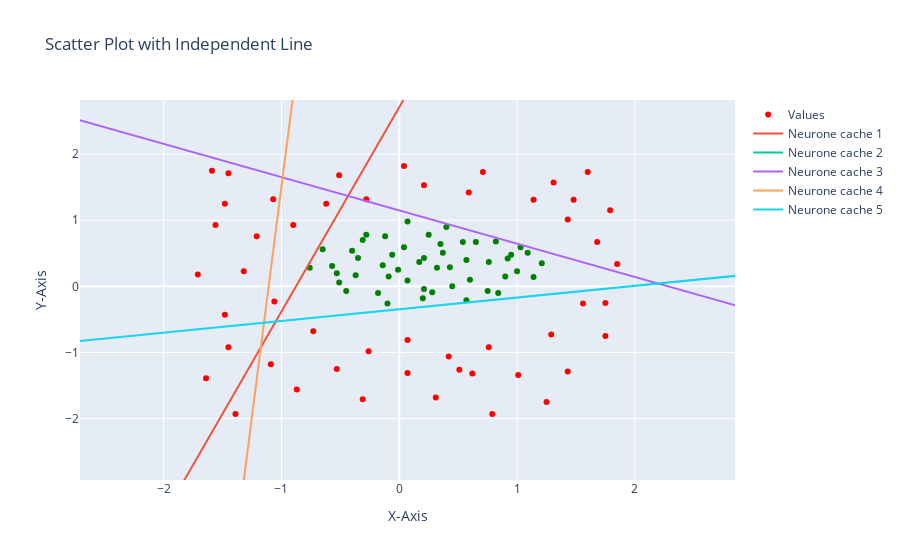

Notebook code cell kept with this figure:
### Code cell
main412(coucheCache=3)

### Figure 1 — Plotly figure (JSON) as saved in the notebook; plotly's stock layout.template omitted (floating-point values rounded to 4 significant figures; data arrays with more than 128 entries replaced by an {"elided": "..."} marker saying what was removed)
{"data": [{"marker": {"color": ["red", "red", "green", "green", "red", "green", "green", "red", "red", "red", "green", "green", "green", "green", "red", "green", "red", "red", "green", "green", "green", "red", "green", "red", "green", "green", "red", "green", "green", "red", "red", "green", "red", "red", "green", "red", "green", "green", "green", "red", "red", "red", "red", "green", "green", "green", "red", "red", "red", "green", "red", "green", "red", "green", "green", "red", "red", "green", "green", "red", "green", "green", "green", "red", "red", "green", "green", "green", "red", "red", "green", "red", "red", "red", "red", "red", "red", "red", "green", "green", "red", "red", "green", "green", "green", "green", "green", "red", "green", "green", "red", "red", "red", "red", "green", "green", "green", "red", "red", "red"]}, "mode": "markers", "name": "Values", "type": "scatter", "x": [-1.56, 1.43, 1.03, 0.21, -0.62, 1.21, -0.1, -1.59, -1.45, 0.79, 0.32, 0.57, 0.75, -0.09, 1.79, 0.2, 1.85, -0.53, -0.4, 0.45, 0.04, 0.07, -0.28, 0.21, 1.14, -0.51, -1.21, 0.35, -0.65, 1.48, 1.6, 0.82, -1.09, 1.75, -0.14, -1.39, 0.84, -0.35, -0.57, 0.51, -0.31, -1.48, -1.71, -0.31, 0.07, 0.92, 0.71, -1.45, 1.43, 0.6, 0.07, 0.76, -0.9, 0.07, 0.95, 1.31, -0.73, 0.17, -0.12, 1.14, -0.45, 0.21, -0.01, 0.04, -0.87, 0.57, 0.37, 0.43, 0.31, 1.25, 0.54, 1.29, 1.75, 0.42, -0.26, 1.01, -0.28, 0.62, 0.4, 0.28, -1.07, 1.56, 1, -0.06, -0.18, -0.53, 0.9, -0.51, -0.76, 0.25, 1.68, -1.48, -1.64, 0.76, 1.09, 0.65, -0.37, -1.06, 0.59, -1.32], "y": [0.93, -1.29, 0.59, -0.04, 1.25, 0.35, -0.26, 1.75, 1.71, -1.93, 0.28, 0.4, -0.07, 0.15, 1.15, -0.18, 0.34, -1.25, 0.54, 0, 0.59, -0.81, 0.78, 1.53, 0.14, 0.06, 0.76, 0.64, 0.56, 1.31, 1.73, 0.68, -1.18, -0.75, 0.32, -1.93, -0.1, 0.43, 0.31, -1.26, -1.71, 1.25, 0.18, 0.7, 0.98, 0.42, 1.73, -0.92, 1.01, 0.1, -1.31, 0.37, 0.93, 0.09, 0.48, 1.57, -0.68, 0.37, 0.76, 1.31, -0.07, 0.43, 0.25, 1.82, -1.56, -0.21, 0.51, 0.29, -1.68, -1.75, 0.67, -0.73, -0.25, -1.06, -0.98, -1.34, 1.32, -1.32, 0.9, -0.09, 1.32, -0.26, 0.23, 0.48, -0.1, 0.2, 0.15, 1.68, 0.28, 0.78, 0.67, -0.43, -1.39, -0.92, 0.51, 0.67, 0.17, -0.23, 1.42, 0.23]}, {"mode": "lines", "name": "Neurone cache 1", "type": "scatter", "x": {"elided": "400 float values"}, "y": {"elided": "400 float values"}}, {"mode": "lines", "name": "Neurone cache 2", "type": "scatter", "x": {"elided": "400 float values"}, "y": {"elided": "400 float values"}}, {"mode": "lines", "name": "Neurone cache 3", "type": "scatter", "x": {"elided": "400 float values"}, "y": {"elided": "400 float values"}}, {"mode": "lines", "name": "Neurone cache 4", "type": "scatter", "x": {"elided": "400 float values"}, "y": {"elided": "400 float values"}}, {"mode": "lines", "name": "Neurone cache 5", "type": "scatter", "x": {"elided": "400 float values"}, "y": {"elided": "400 float values"}}], "layout": {"title": {"text": "Scatter Plot with Independent Line"}, "xaxis": {"range": [-2.71, 2.85], "title": {"text": "X-Axis"}}, "yaxis": {"range": [-2.93, 2.82], "title": {"text": "Y-Axis"}}}}
